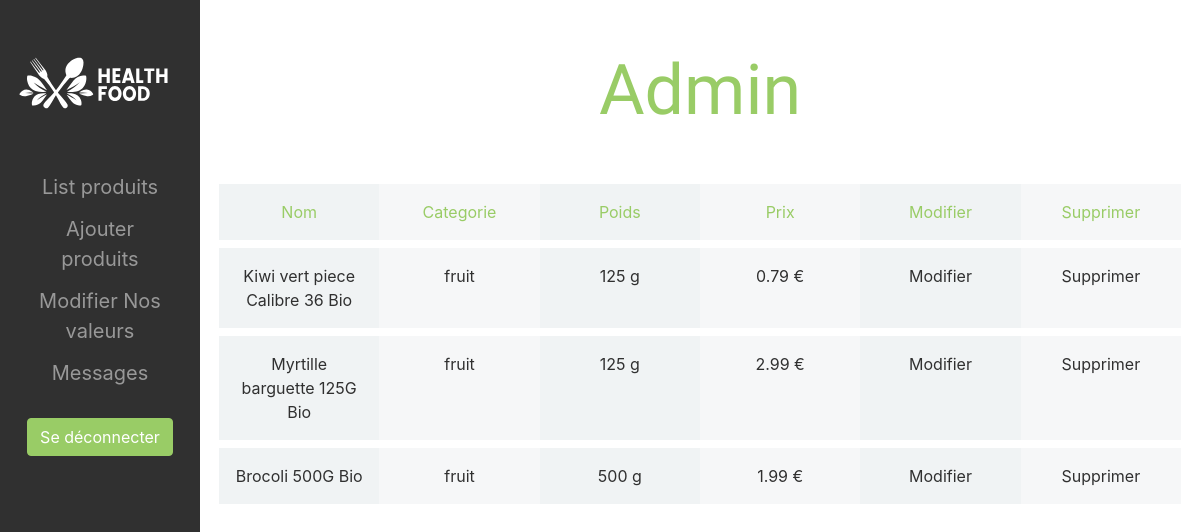
The page /admin/ (signed in) on the database its author committed.
### tables this page shows
CREATE TABLE `davy_produits` (
  `id` bigint(20) NOT NULL,
  `nom` varchar(255) DEFAULT NULL,
  `photo` varchar(255) DEFAULT NULL,
  `description` text DEFAULT NULL,
  `prix` float DEFAULT NULL,
  `categorie` varchar(255) DEFAULT NULL,
  `origine` varchar(255) DEFAULT NULL,
  `date` date DEFAULT NULL,
  `poids` int(11) DEFAULT NULL
);

### admin/list-produits.php (the view, shortened to what this page needs)
<?php
include '../config.php';
?>
                    <div class="container my-5 color_white">
                        <div class="row text-center p-1 color_green">
                            <p class="col-sm size_s bg_grey m-0 p-3">Nom</p>
                            <p class="col-sm size_s bg_grey2 m-0 p-3">Categorie</p>
                            <p class="col-sm size_s bg_grey m-0 p-3">Poids</p>
                            <p class="col-sm size_s bg_grey2 m-0 p-3">Prix</p>
                            <p class="col-sm size_s bg_grey m-0 p-3">Modifier</p>
                            <p class="col-sm size_s bg_grey2 m-0 p-3">Supprimer</p>
                        </div>
                    <?php
                    $result = $pdo->query("SELECT * FROM davy_produits");
                    while($produit = $result->fetch(PDO::FETCH_ASSOC)){
                        echo '
                        <div class="row text-center p-1">';
                        echo '
                            <p class="col-sm size_s bg_grey color_black m-0 p-3">' . $produit["nom"] . '</p>';
                        echo '
                            <p class="col-sm size_s bg_grey2 color_black m-0 p-3">' . $produit["categorie"] . '</p>';
                        echo '
                            <p class="col-sm size_s bg_grey color_black m-0 p-3">' . $produit["poids"] . ' g</p>';
                        echo '
                            <p class="col-sm size_s bg_grey2 color_black m-0 p-3">' . $produit["prix"] . ' €</p>';
                        echo '<a href="modifier/index.php?id=' . $produit['id'] . '" class="color_black col-sm size_s bg_grey m-0 p-3">Modifier</a>';
                        echo '
                            <a href="?delete=' . $produit["id"] . '" class="color_black col-sm size_s bg_grey2 m-0 p-3">Supprimer</a>';
                        echo '
                        </div>
                    ';
                    }?></div>

### admin/header-admin.php (shortened to what this page needs)
<?php
$bouton_connexion = "Se déconnecter";
if (isset($_SESSION['connect'])) {
    if ($_SESSION['connect'] == "connect") {
        $bouton_connexion = "Se déconnecter";
    }
    else {
        $bouton_connexion = "Se connecter";
    }
}
else {
    $bouton_connexion = "Se connecter";
}
?>
<!DOCTYPE html>
<html lang="fr">
    <head>
        <link rel="stylesheet" href="<?php echo $chemin_page; ?>../css/bootstrap.min.css">
        <link rel="stylesheet" href="<?php echo $chemin_page; ?>../css/trumbowyg.min.css">
        <link rel="stylesheet" href="<?php echo $chemin_page; ?>../css/style.css">
    </head>
    <body>
        <div class="container-fluid">
            <div class="row">
                <div class="col-md-3 col-lg-2 text-center pt-5 menu_admin">
                    <div>
                        <a class="navbar-brand" href="<?php echo $chemin_page; ?>../">
                            <img src="<?php echo $chemin_page; ?>../images/logo.svg" height="60" alt="logo">
                        </a>
                    </div><br><br>
                    <a class="btn bouton_admin size_m" href="<?php echo $chemin_page; ?>.">List produits</a><br>
                    <a class="btn bouton_admin size_m" href="<?php echo $chemin_page; ?>ajouter">Ajouter produits</a><br>
                    <a class="btn bouton_admin size_m" href="<?php echo $chemin_page; ?>valeurs">Modifier Nos valeurs</a><br>
                    <a class="btn bouton_admin size_m" href="<?php echo $chemin_page; ?>messages">Messages</a><br><br>
                    <form method="POST" action="">
                        <input class="btn bouton_green color_white" type="submit" name="connexion" value="<?php echo($bouton_connexion); ?>">
                    </form><br>
                </div>
                <div class="col-md-9 col-lg-10 offset-md-3 offset-lg-2">
                    <div class="col-lg color_white align-self-center text-center pt-5">
                        <h1 class="font_hotel color_green"><?php echo $title_header; ?></h1>
                    </div>

### admin/index.php
<?php
include '../config.php';
$title_header = "Admin";
$chemin_page = "./";
include 'header-admin.php';
?>
<?php
if (isset($_SESSION['connect'])) {
    if ($_SESSION['connect'] == "connect") {
        include 'list-produits.php';
    }
}
?>
<?php
include 'footer-admin.php';
?>

### admin/footer-admin.php
                </div>
            </div>
        </div>
    </body>
</html>

### css/style.css (style rules this page uses)
body { margin: 0px; }
.font_hotel { font-family: 'Grand Hotel', cursive; }
body { color: #333333; }
.bouton_green { color: #333333; background-color: #99cc66; border: 1px solid #99cc66; }
.color_green { color: #99cc66; }
.color_white { color: white; }
.color_black { color: #303030; }
.bg_grey { background-color: #f0f3f4; }
.bg_grey2 { background-color: #f6f7f8; }
.bouton_admin { color: white; background-color: inherit; border: none; border-radius: 0px; opacity: 0.5; }
.menu_admin { background-color: #303030; min-height: 100vh; position: fixed; z-index: 1; top: 0; left: 0; overflow-x: hidden; }
h1 { font-size: 70px; }
p { font-size: 25px; }
.size_m { font-size: 20px; }
.size_s { font-size: 1rem; }

### rows shown on the page
davy_produits: nom "Kiwi vert piece Calibre 36 Bio", categorie "fruit", poids "125", prix "0.79"
davy_produits: nom "Myrtille barguette 125G Bio", categorie "fruit", poids "125", prix "2.99"
davy_produits: nom "Brocoli 500G Bio", categorie "fruit", poids "500", prix "1.99"

### other values the page prints
$title_header "Admin"
